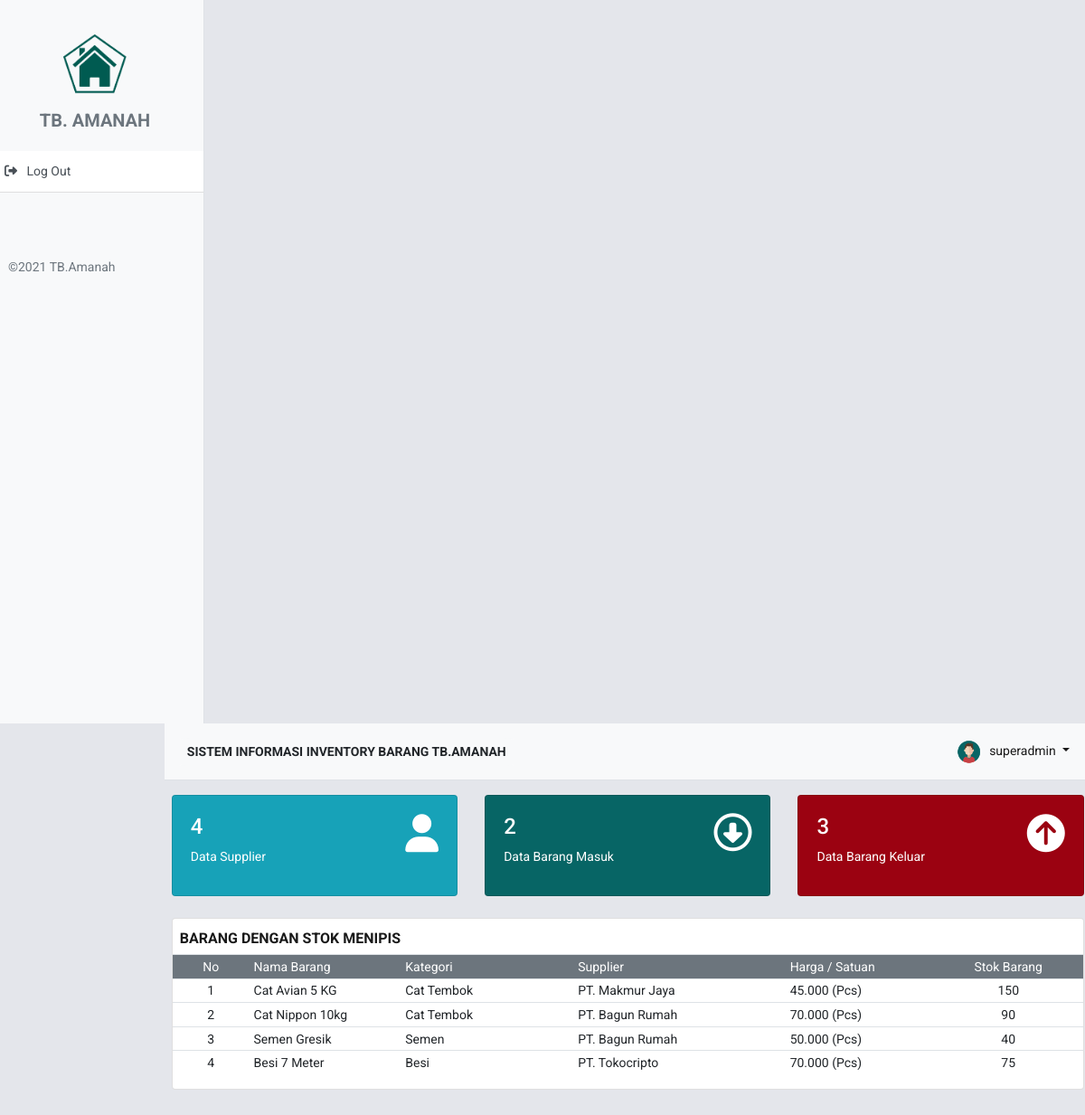
The app's page /index2.php (signed in) with its own data.
### tables this page shows
CREATE TABLE `tb_barang` (
  `id_barang` varchar(15) NOT NULL,
  `nama_barang` varchar(255) DEFAULT NULL,
  `id_supplier` varchar(15) DEFAULT NULL,
  `id_kategori` varchar(15) DEFAULT NULL,
  `satuan` varchar(250) DEFAULT NULL,
  `harga` int(50) DEFAULT NULL,
  `stok` int(11) DEFAULT NULL,
  PRIMARY KEY (`id_barang`)
);

CREATE TABLE `tb_kategori` (
  `id_kategori` varchar(15) NOT NULL,
  `nama_kategori` varchar(255) NOT NULL,
  PRIMARY KEY (`id_kategori`)
);

CREATE TABLE `tb_supplier` (
  `id_supplier` varchar(15) NOT NULL,
  `nama_supplier` varchar(255) NOT NULL,
  `no_telepon` varchar(20) NOT NULL,
  `alamat` text NOT NULL,
  PRIMARY KEY (`id_supplier`)
);

### fungsi/cek_session.php (called while the page is built, shortened)
<?php
if (isset($_SESSION['username'])) {
	$sesen_username   = $_SESSION['username'];
}

### index2.php (the view, shortened to what this page needs)
<?php include 'header.php';
$sql      = "SELECT * FROM tb_supplier ";
$result   = mysqli_query($conn, $sql);
$datasup  = mysqli_num_rows($result);
$sql1      = "SELECT * FROM tb_barang_masuk ";
$result1   = mysqli_query($conn, $sql1);
$databm    = mysqli_num_rows($result1);
$sql2      = "SELECT * FROM tb_barang_keluar ";
$result2   = mysqli_query($conn, $sql2);
$databk    = mysqli_num_rows($result2);
?>
<div class="row" id="wrapper" >
          <?php include 'komponen/sidebar.php' ?>
            <div id="page-content-wrapper" class="col-sm-10 p-0 justify-content-end" style="margin-left:16%">
            <nav class="navbar navbar-expand-lg navbar-light bg-light border-bottom">
                    <button class="btn btn-light btn-sm" id="menu-toggle"><b>SISTEM INFORMASI INVENTORY BARANG TB.AMANAH</b></button>
                    <div class="collapse navbar-collapse" id="navbarSupportedContent">
                        <ul class="navbar-nav ml-auto mt-2 mt-lg-0">
                            <li class="nav-item active">
                                <a class="nav-link mt-1" href="#!">
                                </a>
                            </li>
                            <li class="nav-item dropdown">
                                <a class="nav-link dropdown-toggle" id="navbarDropdown" href="#!" role="button" data-toggle="dropdown" aria-haspopup="true" aria-expanded="false"><img src="images/user.png" width="30px" alt="" class="mr-1" srcset=""> <?= $sesen_username ?> <b class="text-success"><?= $sesen_jabatan ?></b></a>
                            </li>
                        </ul>
                    </div>
                </nav>
<?php if ($sesen_jabatan == "pemilik"){
  echo "
<div class='row mb-3 mt-2 p-4'>
  <div class='col-sm-4'>
  <a href='laporanbarang.php' style='text-decoration:none'>
    <div class='card bg-secondary text-white'>
      <div class='card-body'>
        <div class='row'>
          <div class='col-sm-8'>
            <h6>Laporan</h6>
          <h5 class='card-title'>Stok Barang</h5>
          </div>
          <div class='col-sm-4 text-right'>
          <p class='card-text'><i class='fa fa-th-large fa-3x'></i></p>
          </div>
        </div>
      </div>
    </div>
    </a>
  </div>
  <div class='col-sm-4'>
  <a href='laporanbarangmasuk.php' style='text-decoration:none'>
    <div class='card bg-secondary text-white'>
      <div class='card-body'>
        <div class='row'>
          <div class='col-sm-8'>
            <h6>Laporan </h6>
          <h5 class='card-title'>Barang Masuk</h5>
          </div>
          <div class='col-sm-4 text-right'>
          <p class='card-text'><i class='fa fa-book fa-3x'></i></p>
          </div>
        </div>
      </div>
    </div>
    </a>
  </div>
  <div class='col-sm-4'>
  <a href='laporanbarangkeluar.php' style='text-decoration:none'>
    <div class='card bg-secondary text-white'>
      <div class='card-body'>
        <div class='row'>
          <div class='col-sm-8'>
            <h6>Laporan</h6>
          <h5 class='card-title'>Barang Keluar</h5>
          </div>
          <div class='col-sm-4 text-right'>
          <p class='card-text'><i class='fa fa-book fa-3x'></i></p>
          </div>
        </div>
      </div>
    </div>
    </a>
  </div>
</div>
"; }
else if($sesen_jabatan = 'admin gudang'){
echo "
<div class='row mb-3 mt-2 p-2'>
  <div class='col-sm-4'>
  <a href='datasupplier.php' style='text-decoration:none'>
    <div class='card bg-info text-white'>
      <div class='card-body'>
        <div class='row'>
          <div class='col-sm-8'>
            <h4>{$datasup}</h4>
          <p class='card-title'>Data Supplier</p>
          </div>
          <div class='col-sm-4 text-right'>
          <p class='card-text'><i class='fa fa-user fa-3x'></i></p>
          </div>
        </div>
      </div>
    </div>
    </a>
  </div>
  <div class='col-sm-4'>
  <a href='databarangmasuk.php' style='text-decoration:none'>
    <div class='card bg-success text-white'>
      <div class='card-body'>
        <div class='row'>
          <div class='col-sm-8'>
            <h4>{$databm}</h4>
          <p class='card-title'>Data Barang Masuk</p>
          </div>
          <div class='col-sm-4 text-right'>
          <p class='card-text'><i class='fa fa-arrow-circle-o-down fa-3x'></i></p>
          </div>
        </div>
      </div>
    </div>
    </a>
  </div>
  <div class='col-sm-4'>
  <a href='databarangkeluar.php' style='text-decoration:none'>
    <div class='card bg-danger text-white'>
      <div class='card-body'>
        <div class='row'>
          <div class='col-sm-8'>
            <h4>{$databk}</h4>
          <p class='card-title'>Data Barang Keluar</p>
          </div>
          <div class='col-sm-4 text-right'>
          <p class='card-text'><i class='fa fa-arrow-circle-up fa-3x'></i></p>
          </div>
        </div>
      </div>
    </div>
    </a>
  </div>
</div>";
}
?>
<div class="card m-2">
<h6 class="mt-1 pt-2 pl-2"><b>BARANG DENGAN STOK MENIPIS </b></h6>
   <table class="table table-sm table-hover p-2" style="font-size:14px">
  <thead>
    <tr class="bg-secondary text-white">
      <td class="text-center" width="3" class="text-center">No</td>
      <td  width="32">Nama Barang</td>
      <td  width="20">Kategori</td>
      <td  width="20">Supplier</td>
      <td width="15">Harga / Satuan</td>
      <td class="text-center" width="10">Stok Barang</td>
    </tr>
  </thead>
  <tbody>
  <?php
        $no = 1;
        include 'koneksi.php';
        $query = mysqli_query($conn, "SELECT * FROM tb_barang a JOIN tb_supplier b ON a.id_supplier = b.id_supplier JOIN tb_kategori c ON a.id_kategori = c.id_kategori  ORDER BY a.id_barang ASC");
        while ($data = mysqli_fetch_assoc($query)) {
            $nm     = $data['nama_barang'];
            $ns     = $data['nama_supplier'];
            $kat    = $data['nama_kategori'];
            $sat    = $data['satuan'];
            $harga  = $data['harga'];
            $harga1 = number_format($harga, 0, ',', '.');
            $stok   = $data['stok'];
            ?>
            <tr>
            <td class="text-center"><?= $no++; ?></td>
            <td><?= $nm ?></td>
            <td><?= $kat ?></td>
            <td><?= $ns ?></td>
            <td><?= $harga1 ?> (<?= $sat ?>)</td>
            <td class="text-center"><?= $stok ?></td>
            </tr>
        <?php } ?>
  </tbody>
</table>
</div>
</div>
</div>
<?php include 'komponen/footer.php'; ?>

### komponen/header.php (shortened to what this page needs)
<?php
include 'fungsi/cek_session.php';
?>
<head>
        <link href="css/styles.css" rel="stylesheet" />
        <link rel="stylesheet" href="libraries/bootstrap/css/bootstrap44.css">
        <link rel="stylesheet" href="styles/main59.css">
<link href="vendor/datatables/dataTables.bootstrap4.min.css" rel="stylesheet">
    </head>

### komponen/sidebar.php (shortened to what this page needs)
<div class="bg-light border-right" id="sidebar-wrapper" style=" font-size:14px;">
                <div class="sidebar-heading">
                <center><img src="images/logo.png" alt="" class="text-center mt-4" srcset="" width="70px"> <h5 class="mt-3"><b class="text-secondary">TB. AMANAH</b></h5></center>
                </div>
                <div class="list-group list-group-flush">
    <a class="list-group-item list-group-item-action hover mb-5" href="aksi/logout.php" style=" font-size:14px;"><i class="fa fa-sign-out"></i> &nbsp;<?php $sesen_hak_akses ?>  Log Out </a>
    <div class="copyright text-left sticky-bottom my-auto p-4 pt-4 text-secondary">
            <span> &copy;2021 TB.Amanah </span>
        </div>
                </div>
            </div>

### komponen/footer.php (shortened to what this page needs)
  <footer class="sticky-bottom ">
    <div class="container my-auto">
        <div class="copyright text-left my-auto p-4 text-secondary">
        </div>
    </div>
</footer>
</body>
</html>

### styles/main59.css (style rules this page uses)
.navbar-light .navbar-nav .nav-link { color: #191919; }

### komponen/header.php (style rules this page uses)
.btn { border-radius:4%; }
.dropdown-toggle::after { display: none; }

### index2.php (style rules this page uses)
a { font-size:14px; }

### records on screen
tb_barang: nama_barang "Cat Avian 5 KG", id_kategori.nama_kategori "Cat Tembok", id_supplier.nama_supplier "PT. Makmur Jaya", harga "45.000", satuan "Pcs", stok "150"
tb_barang: nama_barang "Cat Nippon 10kg", id_kategori.nama_kategori "Cat Tembok", id_supplier.nama_supplier "PT. Bagun Rumah", harga "70.000", satuan "Pcs", stok "90"
tb_barang: nama_barang "Semen Gresik", id_kategori.nama_kategori "Semen", id_supplier.nama_supplier "PT. Bagun Rumah", harga "50.000", satuan "Pcs", stok "40"
tb_barang: nama_barang "Besi 7 Meter", id_kategori.nama_kategori "Besi", id_supplier.nama_supplier "PT. Tokocripto", harga "70.000", satuan "Pcs", stok "75"

### other values on screen
$sesen_username "superadmin"
$datasup "4"
$databm "2"
$databk "3"
